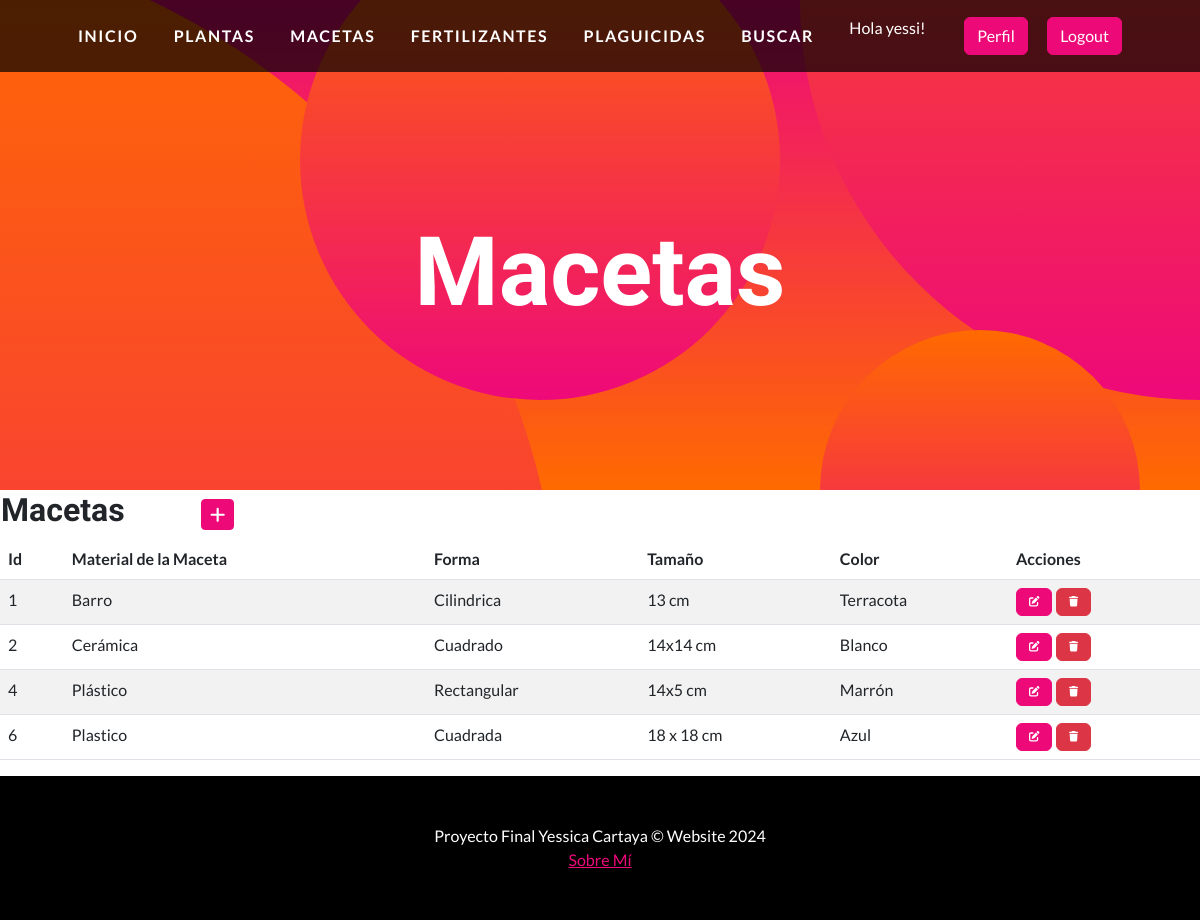
/aplicacion/macetas/ (signed in), run on the app's committed database.
### aplicacion/models.py (models this page shows, shortened)
class Maceta(models.Model):
    material = models.CharField(max_length=50)
    forma = models.CharField(max_length=50)
    tamaño = models.CharField(max_length=50)
    color = models.CharField(max_length=50)

### aplicacion/views.py (the view)
# urls.py: path('macetas/', macetas, name = "macetas"),
@login_required
def macetas(request):
    contexto = {'macetas': Maceta.objects.all()}
    return render(request, "aplicacion/macetas.html", contexto)

### aplicacion/templates/aplicacion/macetas.html
{% extends 'aplicacion/home.html' %}
{% block titulo %}
    <h1 class="masthead-heading mb-0">Macetas</h1>
{% endblock titulo %}
{% block contenido %}
<table>
    <tr>
        <td width="200"> <h2>Macetas</h2></td>
        <td>
            <a
            href="{% url 'macetasCrear' %}"
            class="btn btn-primary btn-sm"
            ><i class="fa fa-plus fa-lg" title="Crear" ></i>
            </a>
        </td>
    </tr>
</table>
<table class="table table-striped">
    <thead>
        <tr>
            <th>Id</th>
            <th>Material de la Maceta</th>
            <th>Forma</th>
            <th>Tamaño</th>
            <th>Color</th>
            <th>Acciones</th>
        </tr>
    </thead>
    <tbody>
{% for m in macetas %}
        <tr>
            <td>{{m.id}}</td>
            <td>{{m.material}}</td>
            <td>{{m.forma}}</td>
            <td>{{m.tamaño}}</td>
            <td>{{m.color}}</td>
            <td>
                <a
                  href="{% url 'macetasActualizar' m.id %}"
                  class="btn btn-primary"
                  style="--bs-btn-padding-y: .25rem; --bs-btn-paddin-x: .5rem; --bs-btn-font-size: .75rem;"
                  ><i class="fa fa-edit fa-sm" title="Actualizar"></i>
                </a>
                <a
                  href="{% url 'macetasBorrar' m.id %}"
                  class="btn btn-danger"
                  style="--bs-btn-padding-y: .25rem; --bs-btn-paddin-x: .5rem; --bs-btn-font-size: .75rem;"
                  ><i class="fa fa-trash fa-sm" title="Borrar"></i>
                </a>
            </td>
        </tr>
{% endfor %}
    </tbody>
</table>
{% endblock contenido %}

### aplicacion/templates/aplicacion/home.html (shortened to what this page needs)
<!DOCTYPE html>
<html lang="en">
    <head>
        {% load static %}
        <link href="{% static 'css/styles.css' %}" rel="stylesheet" />
    </head>
    <body id="page-top">
        <nav class="navbar navbar-expand-lg navbar-dark navbar-custom fixed-top">
            <div class="container px-5">
                <a class="navbar-brand" href="{% url 'home' %}">Inicio</a>
                {% if user.is_authenticated %}
                    <a class="navbar-brand" href="{% url 'plantas' %}">Plantas</a>
                    <a class="navbar-brand" href="{% url 'macetas' %}">Macetas</a>
                    <a class="navbar-brand" href="{% url 'fertilizantes' %}">Fertilizantes</a>
                    <a class="navbar-brand" href="{% url 'plaguicidas' %}">Plaguicidas</a>
                    <a class="navbar-brand" href="{% url 'buscar' %}">Buscar</a>
                    <p style="color:white">Hola {{user.username}}!</p>
                    <a class="btn btn-primary" href="{% url 'editar_perfil' %}">Perfil</a>
                    <a class="btn btn-primary" href="{% url 'logout' %}">Logout</a>
                {% else %}
                    <a class="btn btn-primary" href="{% url 'login' %}">Login</a>
                    <a class="btn btn-success" href="{% url 'registro' %}">Registro</a>
                {% endif %}
            </div>
        </nav>
        <header class="masthead text-center text-white">
            <div class="masthead-content">
                <div class="container px-5">
                    {% block titulo %}{% endblock titulo %}
                </div>
            </div>
            <div class="bg-circle-1 bg-circle"></div>
            <div class="bg-circle-2 bg-circle"></div>
            <div class="bg-circle-3 bg-circle"></div>
            <div class="bg-circle-4 bg-circle"></div>
        </header>
        {% block contenido %}
        {% endblock contenido %}
        <footer class="py-5 bg-black">
            <div class="container px-5"><p class="m-0 text-center text-white big">Proyecto Final Yessica Cartaya &copy; Website 2024</p></div>
            <div class="container px-5"><p class="m-0 text-center text-white big"><a  style= text-align:center href ="{% url 'sobreMi' %}" >Sobre Mí</a></div>
        </footer>
    </body>
</html>

### data on the page
Maceta: id "1", material "Barro", forma "Cilindrica", tamaño "13 cm", color "Terracota"
Maceta: id "2", material "Cerámica", forma "Cuadrado", tamaño "14x14 cm", color "Blanco"
Maceta: id "4", material "Plástico", forma "Rectangular", tamaño "14x5 cm", color "Marrón"
Maceta: id "6", material "Plastico", forma "Cuadrada", tamaño "18 x 18 cm", color "Azul"

### other printed values
{{ user.username }} "yessi"
